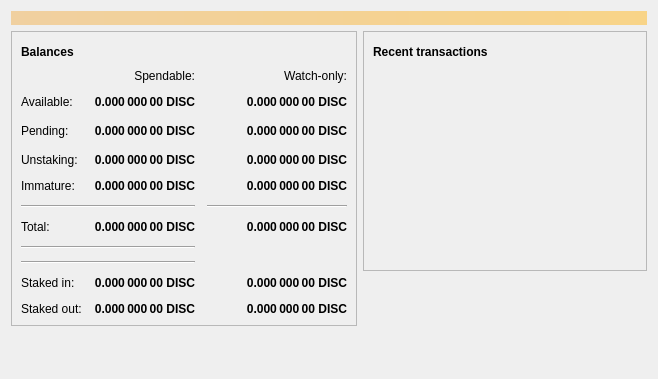
<?xml version="1.0" encoding="UTF-8"?>
<ui version="4.0">
 <class>OverviewPage</class>
 <widget class="QWidget" name="OverviewPage">
  <property name="geometry">
   <rect>
    <x>0</x>
    <y>0</y>
    <width>658</width>
    <height>379</height>
   </rect>
  </property>
  <property name="windowTitle">
   <string>Form</string>
  </property>
  <layout class="QVBoxLayout" name="topLayout">
   <item>
    <widget class="QLabel" name="labelAlerts">
     <property name="visible">
      <bool>false</bool>
     </property>
     <property name="styleSheet">
      <string notr="true">background-color: qlineargradient(x1: 0, y1: 0, x2: 1, y2: 0, stop:0 #F0D0A0, stop:1 #F8D488); color:#000000;</string>
     </property>
     <property name="wordWrap">
      <bool>true</bool>
     </property>
     <property name="margin">
      <number>3</number>
     </property>
    </widget>
   </item>
   <item>
    <layout class="QHBoxLayout" name="horizontalLayout" stretch="1,1">
     <item>
      <layout class="QVBoxLayout" name="verticalLayout_2">
       <item>
        <widget class="QFrame" name="frame">
         <property name="frameShape">
          <enum>QFrame::StyledPanel</enum>
         </property>
         <property name="frameShadow">
          <enum>QFrame::Raised</enum>
         </property>
         <layout class="QVBoxLayout" name="verticalLayout_4">
          <item>
           <layout class="QHBoxLayout" name="horizontalLayout_4">
            <item>
             <widget class="QLabel" name="label_5">
              <property name="font">
               <font>
                <weight>75</weight>
                <bold>true</bold>
               </font>
              </property>
              <property name="text">
               <string>Balances</string>
              </property>
             </widget>
            </item>
            <item>
             <widget class="QPushButton" name="labelWalletStatus">
              <property name="enabled">
               <bool>false</bool>
              </property>
              <property name="maximumSize">
               <size>
                <width>30</width>
                <height>16777215</height>
               </size>
              </property>
              <property name="toolTip">
               <string>&lt;html&gt;&lt;head/&gt;&lt;body&gt;&lt;p&gt;The displayed information may be out of date. Your wallet automatically synchronizes with the Diskcoin network after a connection is established, but this process has not completed yet.&lt;/p&gt;&lt;/body&gt;&lt;/html&gt;</string>
              </property>
              <property name="text">
               <string/>
              </property>
              <property name="icon">
               <iconset resource="../bitcoin.qrc">
                <normaloff>:/icons/warning</normaloff>
                <disabledoff>:/icons/warning</disabledoff>:/icons/warning</iconset>
              </property>
              <property name="iconSize">
               <size>
                <width>24</width>
                <height>24</height>
               </size>
              </property>
              <property name="flat">
               <bool>true</bool>
              </property>
             </widget>
            </item>
            <item>
             <spacer name="horizontalSpacer_3">
              <property name="orientation">
               <enum>Qt::Horizontal</enum>
              </property>
              <property name="sizeHint" stdset="0">
               <size>
                <width>40</width>
                <height>20</height>
               </size>
              </property>
             </spacer>
            </item>
           </layout>
          </item>
          <item>
           <layout class="QGridLayout" name="gridLayout">
            <property name="spacing">
             <number>12</number>
            </property>
            <item row="2" column="2">
             <widget class="QLabel" name="labelWatchPending">
              <property name="font">
               <font>
                <weight>75</weight>
                <bold>true</bold>
               </font>
              </property>
              <property name="cursor">
               <cursorShape>IBeamCursor</cursorShape>
              </property>
              <property name="toolTip">
               <string>Unconfirmed transactions to watch-only addresses</string>
              </property>
              <property name="text">
               <string notr="true">0.000 000 00 DISC</string>
              </property>
              <property name="alignment">
               <set>Qt::AlignRight|Qt::AlignTrailing|Qt::AlignVCenter</set>
              </property>
              <property name="textInteractionFlags">
               <set>Qt::LinksAccessibleByMouse|Qt::TextSelectableByKeyboard|Qt::TextSelectableByMouse</set>
              </property>
             </widget>
            </item>
            <item row="2" column="1">
             <widget class="QLabel" name="labelUnconfirmed">
              <property name="font">
               <font>
                <weight>75</weight>
                <bold>true</bold>
               </font>
              </property>
              <property name="cursor">
               <cursorShape>IBeamCursor</cursorShape>
              </property>
              <property name="toolTip">
               <string>Total of transactions that have yet to be confirmed, and do not yet count toward the spendable balance</string>
              </property>
              <property name="text">
               <string notr="true">0.000 000 00 DISC</string>
              </property>
              <property name="alignment">
               <set>Qt::AlignRight|Qt::AlignTrailing|Qt::AlignVCenter</set>
              </property>
              <property name="textInteractionFlags">
               <set>Qt::LinksAccessibleByMouse|Qt::TextSelectableByKeyboard|Qt::TextSelectableByMouse</set>
              </property>
             </widget>
            </item>
            <item row="9" column="2">
             <widget class="QLabel" name="labelWatchStake">
              <property name="font">
               <font>
                <weight>75</weight>
                <bold>true</bold>
               </font>
              </property>
              <property name="cursor">
               <cursorShape>IBeamCursor</cursorShape>
              </property>
              <property name="toolTip">
               <string>Your current staked-in amount in watch-only addresses</string>
              </property>
              <property name="text">
               <string notr="true">0.000 000 00 DISC</string>
              </property>
              <property name="alignment">
               <set>Qt::AlignRight|Qt::AlignTrailing|Qt::AlignVCenter</set>
              </property>
              <property name="textInteractionFlags">
               <set>Qt::LinksAccessibleByMouse|Qt::TextSelectableByKeyboard|Qt::TextSelectableByMouse</set>
              </property>
             </widget>
            </item>
            <item row="10" column="2">
             <widget class="QLabel" name="labelWatchstaketo">
              <property name="font">
               <font>
                <weight>75</weight>
                <bold>true</bold>
               </font>
              </property>
              <property name="cursor">
               <cursorShape>IBeamCursor</cursorShape>
              </property>
              <property name="toolTip">
               <string>Your current staked-out amount in watch-only addresses</string>
              </property>
              <property name="text">
               <string notr="true">0.000 000 00 DISC</string>
              </property>
              <property name="alignment">
               <set>Qt::AlignRight|Qt::AlignTrailing|Qt::AlignVCenter</set>
              </property>
              <property name="textInteractionFlags">
               <set>Qt::LinksAccessibleByMouse|Qt::TextSelectableByKeyboard|Qt::TextSelectableByMouse</set>
              </property>
             </widget>
            </item>
            <item row="3" column="2">
             <widget class="QLabel" name="labelWatchunstaking">
              <property name="font">
               <font>
                <weight>75</weight>
                <bold>true</bold>
               </font>
              </property>
              <property name="cursor">
               <cursorShape>IBeamCursor</cursorShape>
              </property>
              <property name="toolTip">
               <string>&lt;html&gt;&lt;head/&gt;&lt;body&gt;&lt;p&gt;Unconfirmed unstaking transactions to watch-only addresses&lt;/p&gt;&lt;/body&gt;&lt;/html&gt;</string>
              </property>
              <property name="text">
               <string notr="true">0.000 000 00 DISC</string>
              </property>
              <property name="alignment">
               <set>Qt::AlignRight|Qt::AlignTrailing|Qt::AlignVCenter</set>
              </property>
              <property name="textInteractionFlags">
               <set>Qt::LinksAccessibleByMouse|Qt::TextSelectableByKeyboard|Qt::TextSelectableByMouse</set>
              </property>
             </widget>
            </item>
            <item row="4" column="2">
             <widget class="QLabel" name="labelWatchImmature">
              <property name="font">
               <font>
                <weight>75</weight>
                <bold>true</bold>
               </font>
              </property>
              <property name="cursor">
               <cursorShape>IBeamCursor</cursorShape>
              </property>
              <property name="toolTip">
               <string>Mined balance in watch-only addresses that has not yet matured</string>
              </property>
              <property name="text">
               <string notr="true">0.000 000 00 DISC</string>
              </property>
              <property name="alignment">
               <set>Qt::AlignRight|Qt::AlignTrailing|Qt::AlignVCenter</set>
              </property>
              <property name="textInteractionFlags">
               <set>Qt::LinksAccessibleByMouse|Qt::TextSelectableByKeyboard|Qt::TextSelectableByMouse</set>
              </property>
             </widget>
            </item>
            <item row="5" column="0" colspan="2">
             <widget class="Line" name="line">
              <property name="orientation">
               <enum>Qt::Horizontal</enum>
              </property>
             </widget>
            </item>
            <item row="5" column="2">
             <widget class="Line" name="lineWatchBalance">
              <property name="sizePolicy">
               <sizepolicy hsizetype="Preferred" vsizetype="Fixed">
                <horstretch>0</horstretch>
                <verstretch>0</verstretch>
               </sizepolicy>
              </property>
              <property name="minimumSize">
               <size>
                <width>140</width>
                <height>0</height>
               </size>
              </property>
              <property name="orientation">
               <enum>Qt::Horizontal</enum>
              </property>
             </widget>
            </item>
            <item row="7" column="0" colspan="2">
             <widget class="Line" name="line2">
              <property name="orientation">
               <enum>Qt::Horizontal</enum>
              </property>
             </widget>
            </item>
            <item row="8" column="0" colspan="2">
             <widget class="Line" name="line3">
              <property name="orientation">
               <enum>Qt::Horizontal</enum>
              </property>
             </widget>
            </item>
            <item row="6" column="0">
             <widget class="QLabel" name="labelTotalText">
              <property name="text">
               <string>Total:</string>
              </property>
             </widget>
            </item>
            <item row="9" column="1">
             <widget class="QLabel" name="labelStake">
              <property name="font">
               <font>
                <weight>75</weight>
                <bold>true</bold>
               </font>
              </property>
              <property name="cursor">
               <cursorShape>IBeamCursor</cursorShape>
              </property>
              <property name="toolTip">
               <string>Your current staked-in amount</string>
              </property>
              <property name="text">
               <string notr="true">0.000 000 00 DISC</string>
              </property>
              <property name="alignment">
               <set>Qt::AlignRight|Qt::AlignTrailing|Qt::AlignVCenter</set>
              </property>
              <property name="textInteractionFlags">
               <set>Qt::LinksAccessibleByMouse|Qt::TextSelectableByKeyboard|Qt::TextSelectableByMouse</set>
              </property>
             </widget>
            </item>
            <item row="10" column="1">
             <widget class="QLabel" name="labelstaketo">
              <property name="font">
               <font>
                <weight>75</weight>
                <bold>true</bold>
               </font>
              </property>
              <property name="cursor">
               <cursorShape>IBeamCursor</cursorShape>
              </property>
              <property name="toolTip">
               <string>Your current staked-out amount</string>
              </property>
              <property name="text">
               <string notr="true">0.000 000 00 DISC</string>
              </property>
              <property name="alignment">
               <set>Qt::AlignRight|Qt::AlignTrailing|Qt::AlignVCenter</set>
              </property>
              <property name="textInteractionFlags">
               <set>Qt::LinksAccessibleByMouse|Qt::TextSelectableByKeyboard|Qt::TextSelectableByMouse</set>
              </property>
             </widget>
            </item>
            <item row="3" column="1">
             <widget class="QLabel" name="labelunstaking">
              <property name="font">
               <font>
                <weight>75</weight>
                <bold>true</bold>
               </font>
              </property>
              <property name="cursor">
               <cursorShape>IBeamCursor</cursorShape>
              </property>
              <property name="toolTip">
               <string>Total of unstaked transactions that have yet to be confirmed, and do not yet count toward the spendable balance</string>
              </property>
              <property name="text">
               <string notr="true">0.000 000 00 DISC</string>
              </property>
              <property name="alignment">
               <set>Qt::AlignRight|Qt::AlignTrailing|Qt::AlignVCenter</set>
              </property>
              <property name="textInteractionFlags">
               <set>Qt::LinksAccessibleByMouse|Qt::TextSelectableByKeyboard|Qt::TextSelectableByMouse</set>
              </property>
             </widget>
            </item>
            <item row="4" column="1">
             <widget class="QLabel" name="labelImmature">
              <property name="font">
               <font>
                <weight>75</weight>
                <bold>true</bold>
               </font>
              </property>
              <property name="cursor">
               <cursorShape>IBeamCursor</cursorShape>
              </property>
              <property name="toolTip">
               <string>Mined balance that has not yet matured</string>
              </property>
              <property name="text">
               <string notr="true">0.000 000 00 DISC</string>
              </property>
              <property name="alignment">
               <set>Qt::AlignRight|Qt::AlignTrailing|Qt::AlignVCenter</set>
              </property>
              <property name="textInteractionFlags">
               <set>Qt::LinksAccessibleByMouse|Qt::TextSelectableByKeyboard|Qt::TextSelectableByMouse</set>
              </property>
             </widget>
            </item>
            <item row="2" column="3">
             <spacer name="horizontalSpacer_2">
              <property name="orientation">
               <enum>Qt::Horizontal</enum>
              </property>
              <property name="sizeHint" stdset="0">
               <size>
                <width>40</width>
                <height>20</height>
               </size>
              </property>
             </spacer>
            </item>
            <item row="9" column="0">
             <widget class="QLabel" name="labelStakeText">
              <property name="text">
               <string>Staked in:</string>
              </property>
             </widget>
            </item>
            <item row="10" column="0">
             <widget class="QLabel" name="labelstaketoText">
              <property name="text">
               <string>Staked out:</string>
              </property>
             </widget>
            </item>
            <item row="3" column="0">
             <widget class="QLabel" name="labelunstakingText">
              <property name="text">
               <string>Unstaking:</string>
              </property>
             </widget>
            </item>
            <item row="4" column="0">
             <widget class="QLabel" name="labelImmatureText">
              <property name="text">
               <string>Immature:</string>
              </property>
             </widget>
            </item>
            <item row="6" column="1">
             <widget class="QLabel" name="labelTotal">
              <property name="font">
               <font>
                <weight>75</weight>
                <bold>true</bold>
               </font>
              </property>
              <property name="cursor">
               <cursorShape>IBeamCursor</cursorShape>
              </property>
              <property name="toolTip">
               <string>Your current total balance</string>
              </property>
              <property name="text">
               <string notr="true">0.000 000 00 DISC</string>
              </property>
              <property name="alignment">
               <set>Qt::AlignRight|Qt::AlignTrailing|Qt::AlignVCenter</set>
              </property>
              <property name="textInteractionFlags">
               <set>Qt::LinksAccessibleByMouse|Qt::TextSelectableByKeyboard|Qt::TextSelectableByMouse</set>
              </property>
             </widget>
            </item>
            <item row="6" column="2">
             <widget class="QLabel" name="labelWatchTotal">
              <property name="font">
               <font>
                <weight>75</weight>
                <bold>true</bold>
               </font>
              </property>
              <property name="cursor">
               <cursorShape>IBeamCursor</cursorShape>
              </property>
              <property name="toolTip">
               <string>Current total balance in watch-only addresses</string>
              </property>
              <property name="text">
               <string notr="true">0.000 000 00 DISC</string>
              </property>
              <property name="alignment">
               <set>Qt::AlignRight|Qt::AlignTrailing|Qt::AlignVCenter</set>
              </property>
              <property name="textInteractionFlags">
               <set>Qt::LinksAccessibleByMouse|Qt::TextSelectableByKeyboard|Qt::TextSelectableByMouse</set>
              </property>
             </widget>
            </item>
            <item row="0" column="2">
             <widget class="QLabel" name="labelWatchonly">
              <property name="text">
               <string>Watch-only:</string>
              </property>
              <property name="alignment">
               <set>Qt::AlignRight|Qt::AlignTrailing|Qt::AlignVCenter</set>
              </property>
             </widget>
            </item>
            <item row="1" column="0">
             <widget class="QLabel" name="labelBalanceText">
              <property name="text">
               <string>Available:</string>
              </property>
             </widget>
            </item>
            <item row="1" column="1">
             <widget class="QLabel" name="labelBalance">
              <property name="font">
               <font>
                <weight>75</weight>
                <bold>true</bold>
               </font>
              </property>
              <property name="cursor">
               <cursorShape>IBeamCursor</cursorShape>
              </property>
              <property name="toolTip">
               <string>Your current spendable balance</string>
              </property>
              <property name="text">
               <string notr="true">0.000 000 00 DISC</string>
              </property>
              <property name="alignment">
               <set>Qt::AlignRight|Qt::AlignTrailing|Qt::AlignVCenter</set>
              </property>
              <property name="textInteractionFlags">
               <set>Qt::LinksAccessibleByMouse|Qt::TextSelectableByKeyboard|Qt::TextSelectableByMouse</set>
              </property>
             </widget>
            </item>
            <item row="1" column="2">
             <widget class="QLabel" name="labelWatchAvailable">
              <property name="font">
               <font>
                <weight>75</weight>
                <bold>true</bold>
               </font>
              </property>
              <property name="cursor">
               <cursorShape>IBeamCursor</cursorShape>
              </property>
              <property name="toolTip">
               <string>Your current balance in watch-only addresses</string>
              </property>
              <property name="text">
               <string notr="true">0.000 000 00 DISC</string>
              </property>
              <property name="alignment">
               <set>Qt::AlignRight|Qt::AlignTrailing|Qt::AlignVCenter</set>
              </property>
              <property name="textInteractionFlags">
               <set>Qt::LinksAccessibleByMouse|Qt::TextSelectableByKeyboard|Qt::TextSelectableByMouse</set>
              </property>
             </widget>
            </item>
            <item row="2" column="0">
             <widget class="QLabel" name="labelPendingText">
              <property name="text">
               <string>Pending:</string>
              </property>
             </widget>
            </item>
            <item row="0" column="1">
             <widget class="QLabel" name="labelSpendable">
              <property name="text">
               <string>Spendable:</string>
              </property>
              <property name="alignment">
               <set>Qt::AlignRight|Qt::AlignTrailing|Qt::AlignVCenter</set>
              </property>
             </widget>
            </item>
           </layout>
          </item>
         </layout>
        </widget>
       </item>
       <item>
        <spacer name="verticalSpacer">
         <property name="orientation">
          <enum>Qt::Vertical</enum>
         </property>
         <property name="sizeHint" stdset="0">
          <size>
           <width>20</width>
           <height>40</height>
          </size>
         </property>
        </spacer>
       </item>
      </layout>
     </item>
     <item>
      <layout class="QVBoxLayout" name="verticalLayout_3">
       <item>
        <widget class="QFrame" name="frame_2">
         <property name="frameShape">
          <enum>QFrame::StyledPanel</enum>
         </property>
         <property name="frameShadow">
          <enum>QFrame::Raised</enum>
         </property>
         <layout class="QVBoxLayout" name="verticalLayout">
          <item>
           <layout class="QHBoxLayout" name="horizontalLayout_2">
            <item>
             <widget class="QLabel" name="label_4">
              <property name="font">
               <font>
                <weight>75</weight>
                <bold>true</bold>
               </font>
              </property>
              <property name="text">
               <string>Recent transactions</string>
              </property>
             </widget>
            </item>
            <item>
             <widget class="QPushButton" name="labelTransactionsStatus">
              <property name="enabled">
               <bool>false</bool>
              </property>
              <property name="maximumSize">
               <size>
                <width>30</width>
                <height>16777215</height>
               </size>
              </property>
              <property name="toolTip">
               <string>&lt;html&gt;&lt;head/&gt;&lt;body&gt;&lt;p&gt;The displayed information may be out of date. Your wallet automatically synchronizes with the Diskcoin network after a connection is established, but this process has not completed yet.&lt;/p&gt;&lt;/body&gt;&lt;/html&gt;</string>
              </property>
              <property name="text">
               <string/>
              </property>
              <property name="icon">
               <iconset resource="../bitcoin.qrc">
                <normaloff>:/icons/warning</normaloff>
                <disabledoff>:/icons/warning</disabledoff>:/icons/warning</iconset>
              </property>
              <property name="iconSize">
               <size>
                <width>24</width>
                <height>24</height>
               </size>
              </property>
              <property name="flat">
               <bool>true</bool>
              </property>
             </widget>
            </item>
            <item>
             <spacer name="horizontalSpacer">
              <property name="orientation">
               <enum>Qt::Horizontal</enum>
              </property>
              <property name="sizeHint" stdset="0">
               <size>
                <width>40</width>
                <height>20</height>
               </size>
              </property>
             </spacer>
            </item>
           </layout>
          </item>
          <item>
           <widget class="QListView" name="listTransactions">
            <property name="styleSheet">
             <string notr="true">QListView { background: transparent; }</string>
            </property>
            <property name="frameShape">
             <enum>QFrame::NoFrame</enum>
            </property>
            <property name="verticalScrollBarPolicy">
             <enum>Qt::ScrollBarAlwaysOff</enum>
            </property>
            <property name="horizontalScrollBarPolicy">
             <enum>Qt::ScrollBarAlwaysOff</enum>
            </property>
            <property name="selectionMode">
             <enum>QAbstractItemView::NoSelection</enum>
            </property>
           </widget>
          </item>
         </layout>
        </widget>
       </item>
       <item>
        <spacer name="verticalSpacer_2">
         <property name="orientation">
          <enum>Qt::Vertical</enum>
         </property>
         <property name="sizeHint" stdset="0">
          <size>
           <width>20</width>
           <height>40</height>
          </size>
         </property>
        </spacer>
       </item>
      </layout>
     </item>
    </layout>
   </item>
  </layout>
 </widget>
 <resources>
  <include location="../bitcoin.qrc"/>
 </resources>
 <connections/>
</ui>
